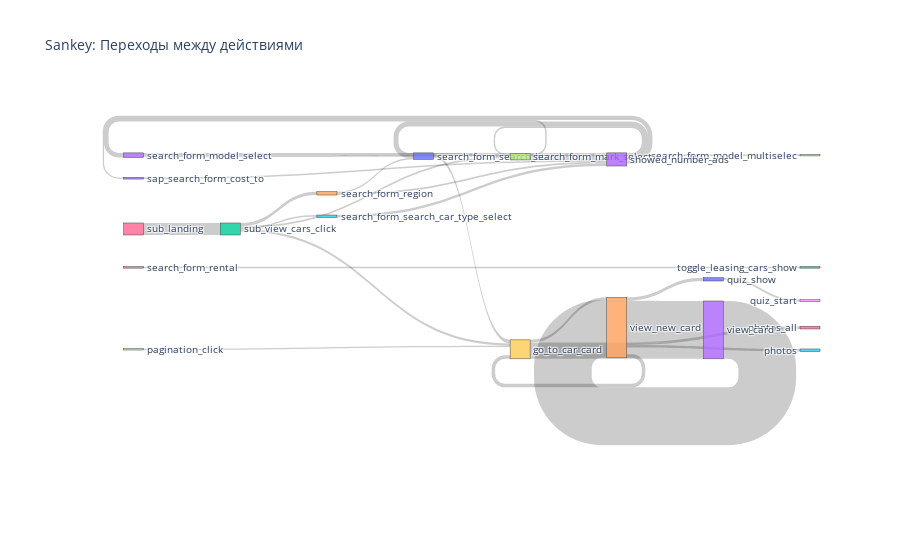

Notebook source saved alongside this figure:
### Markdown cell above
2. Построить Sankey-диаграмму
Для визуализации ключевых переходов между действиями. Пример для plotly:

### Code cell
import plotly.graph_objects as go

# Подготовим пары переходов
edges = []
for seq in cleaned_sequences:
    for i in range(len(seq) - 1):
        edges.append((seq[i], seq[i+1]))

# Считаем частоту переходов
edge_counts = Counter(edges)
top_edges = edge_counts.most_common(30)  # возьмем только 30 самых популярных

# Преобразуем в формат для Sankey
labels = list(set([item for pair in edge_counts for item in pair]))
label_to_index = {label: idx for idx, label in enumerate(labels)}

source = [label_to_index[src] for (src, tgt), _ in top_edges]
target = [label_to_index[tgt] for (src, tgt), _ in top_edges]
value = [count for _, count in top_edges]

fig = go.Figure(data=[go.Sankey(
    node=dict(label=labels),
    link=dict(source=source, target=target, value=value)
)])

fig.update_layout(title_text="Sankey: Переходы между действиями", font_size=10)
fig.show()

### Figure 1 — Plotly figure (JSON) as saved in the notebook; plotly's stock layout.template omitted (floating-point values rounded to 4 significant figures; data arrays with more than 128 entries replaced by an {"elided": "..."} marker saying what was removed)
{"data": [{"link": {"source": [203, 174, 109, 66, 173, 147, 30, 174, 174, 162, 173, 174, 109, 23, 174, 5, 162, 140, 124, 43, 162, 124, 23, 176, 147, 162, 30, 173, 173, 127], "target": [174, 203, 203, 162, 30, 173, 109, 109, 140, 124, 23, 146, 174, 173, 165, 173, 109, 48, 173, 173, 147, 30, 17, 152, 23, 5, 147, 147, 43, 109], "value": [919276, 660213, 259569, 190703, 78293, 74645, 56398, 55924, 52321, 51543, 48389, 43647, 42292, 40507, 39957, 38365, 35896, 32508, 28577, 26413, 25325, 23955, 23873, 23727, 23539, 22664, 22617, 21971, 21641, 21351]}, "node": {"label": {"elided": "217 str values"}}, "type": "sankey"}], "layout": {"font": {"size": 10}, "title": {"text": "Sankey: Переходы между действиями"}}}
